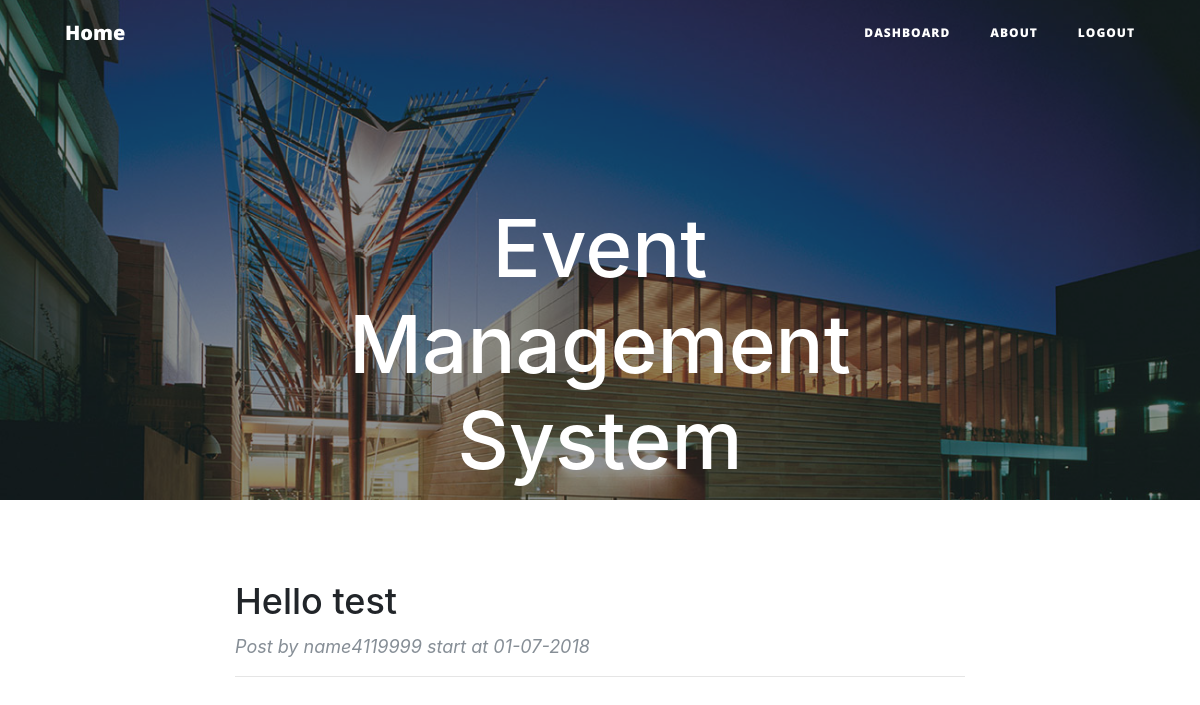
Before: /cance/ (signed in) with the older database file.
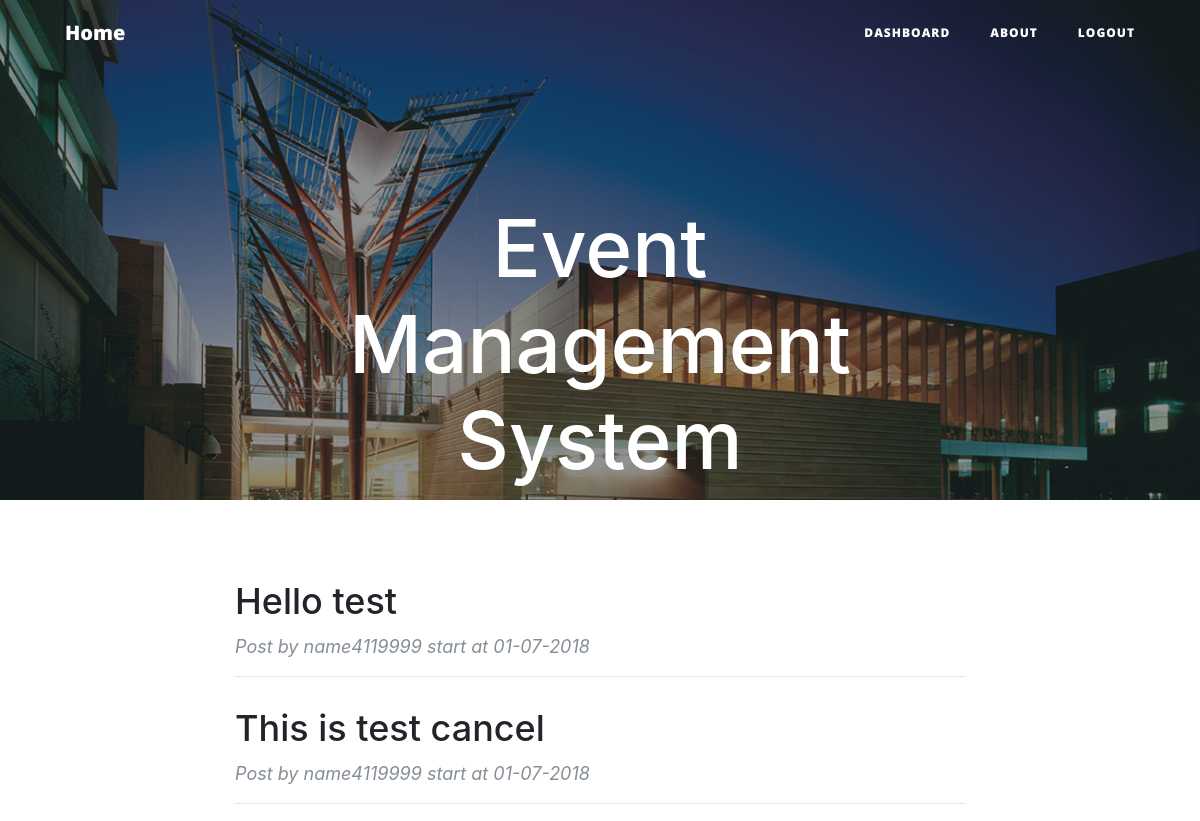
After: the same page with the newer database file.
### event.py (models this page shows, shortened)
class Event(db.Model):
    __tablename__ = 'events'
    event_id = db.Column(db.Integer, primary_key=True)
    title = db.Column(db.String(120))
    details = db.Column(db.UnicodeText)
    start = db.Column(db.String(80))
    end = db.Column(db.String(80))
    capacity = db.Column(db.Integer)
    status = db.Column(db.String(80))
    creater = db.Column(db.String(80))
    fee = db.Column(db.Integer)
    early_period = db.Column(db.Integer)
    users = db.relationship('User',secondary=event_realation,
                            backref=db.backref('event_users_all', lazy='dynamic'))

### route.py (the view)
@app.route('/cance/',methods = ['POST','GET'])
@login_required
def cance():
    return render_template('canele.html',events = Event.query.all(), seminars = Seminar.query.all())

### event.py (called while the page is built)
    @property
    def is_authenticated(self):
        return True

    @property
    def is_anonymous(self):
        return False

### server.py (called while the page is built)
@login_manager.user_loader
def load_user(user_id):
    return User.query.get(int(user_id))

### templates/canele.html (shortened to what this page needs)
{% extends 'base.html' %}
{% block body %}
<header class="masthead" style="background-image: url('{{ url_for('static',filename='asb-unsw-campus-53.jpg')}}'); width: auto; height:500px;">
    <div class="overlay"></div>
    <div class="container">
        <div class="row">
            <div class="col-lg-8 col-md-10 mx-auto">
                <div class="site-heading">
                    <h1>Event Management System</h1>
                    <span class="subheading">UNSW Event Management System</span>
                </div>
            </div>
        </div>
    </div>
</header>
<div class="container">
    <div class="row">
        <div class="col-lg-8 col-md-10 mx-auto">
            {% for event in events %}
                {% if event.status == 'CANCELED' %}
                    <div class="post-preview">
                        <a href="{{ url_for('info', eventId = event.event_id) }}">
                            <h2 class="post-title">
                                {{event.title}}
                            </h2>
                        </a>
                        <p class="post-meta">Post by {{ event.creater }} start at {{ event.start }}</p>
                    </div>
                    <hr>
                {% endif %}
            {% endfor %}
        </div>
    </div>
</div>
<div class="container">
    <div class="row">
        <div class="col-lg-8 col-md-10 mx-auto">
        </div>
    </div>
</div>
{% endblock %}

Changed rows visible on the page:
added Event: title "This is test cancel", creater "name4119999", start "01-07-2018"
